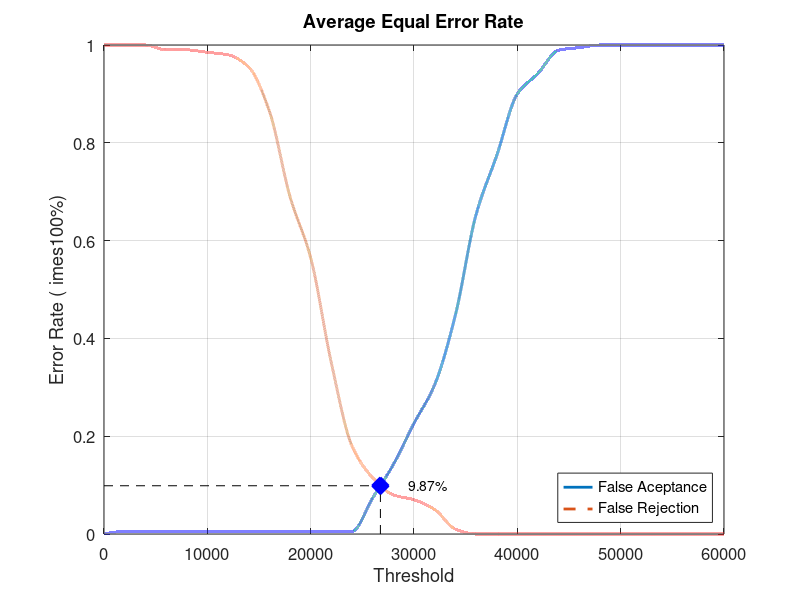
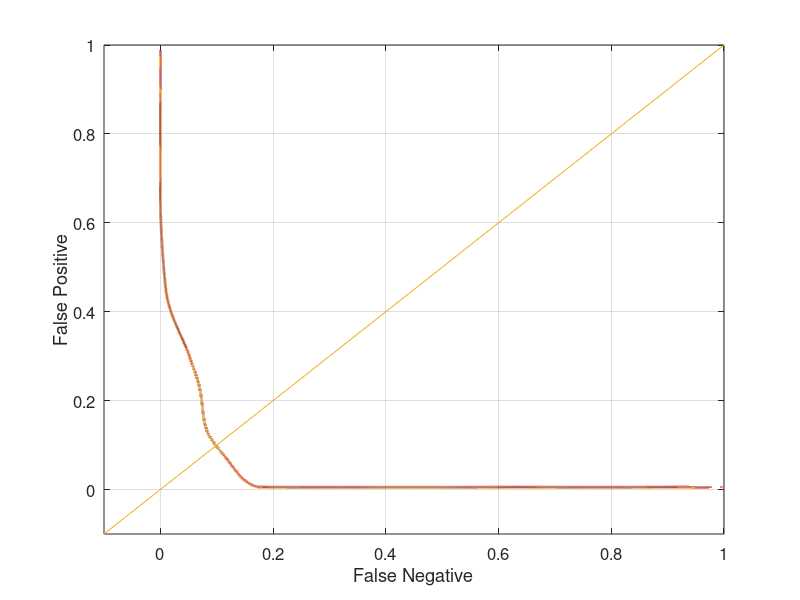

Reproduce these figures in MATLAB, in order.
close all;
clear;
clc;
x = 0:2000:60000;
xq = 0:0.5:60000;

y0 = [0 0.00526316 0.00526316 0.00526316 0.00526316 0.00526316 0.00526316 0.00526316 0.00526316 0.00526316 0.00526316 0.00526316 0.00526316 0.0736842 0.142105 0.226316 0.305263 0.447368 0.652632 0.773684 0.9 0.942105 0.989474 0.994737 1 1 1 1 1 1 1]
yy0 = interp1(x, y0, xq, 'pchip');
y1 = [1 1 1 0.99 0.99 0.985 0.98 0.955 0.865 0.69 0.565 0.35 0.18 0.115 0.08 0.07 0.05 0.01 0 0 0 0 0 0 0 0 0 0 0 0 0]
yy1 = interp1(x, y1, xq, 'pchip');

% Calculating EER: 
y2 = abs(y0 - y1);
find(y2 == min(y2))
yy2 = abs(yy0 - yy1);
xEER = find(yy2 == min(yy2));
xEERIndex = xq(xEER) % X-axis EER
yEER = yy0(xEER) % Y-axis EER

main = figure
plot(xq, yy0,'-','LineWidth', 2);	hold on
plot(xq, yy1,'--','LineWidth', 2);	hold on
plot([xEERIndex xEERIndex], [0 yEER], 'k--');	hold on
plot([0 xEERIndex], [yEER yEER], 'k--');	hold on
plot(xEERIndex, yEER, 'bx', 'LineWidth', 10);	hold on
text(xEERIndex + 10 * xEERIndex / 100, yEER, [num2str(round((10000 * yEER)) / 100) '%'])
legend('False Aceptance', 'False Rejection', 'Location', 'SouthEast')
xlabel('Threshold')
ylabel('Error Rate (	imes100%)')
title('Average Equal Error Rate')
set(gca, 'FontSize', 12)
axis([0 60000 0 1])
grid on

print(main, 'Database1_4Main', '-dpng');
FNRxFPR = figure('Color', [1 1 1]);
plot(yy1, yy0, '-', yy1, yy0, 'LineWidth', 2);
hold on
y = -0.1:0.1:1
plot(y, y); 
set(gca, 'FontSize', 12)
xlabel('False Negative')
ylabel('False Positive')
axis([-0.1 1 -0.1 1])
set(gca, 'FontSize', 12)
grid on

print(FNRxFPR, 'Database1_4FNRxFPR','-dpng');
